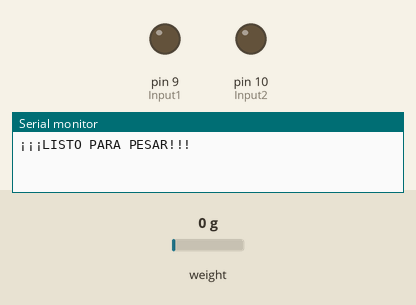
Bench run of a sketch on a simulated Arduino Uno, built with avr-gcc and run on an emulated ATmega328P. Shown: output pins drawn as LEDs (lit = HIGH), the last lines printed to the serial monitor. The inputs (shaded band) are chosen by the test bench; at power-on: weight on the scale 0 g.

Above: at 15.0 s.
At 27.3 s:
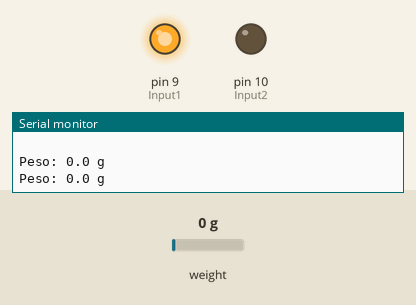
Timing chart, 0 to 28.8 s (numbered marks = the images above):
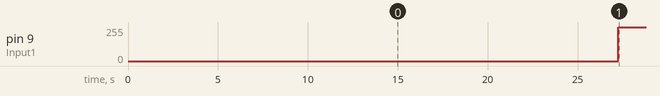

The sketch:

MiniBombaAgua_Instrumentacion.ino
```cpp
/*
   Instrumentación Electrónica _ 2022-02
   Laboratorio N°1
   Profesor: Johann F. Osma
   Asistente: Santiago Tovar Perilla
   Autor: Juliana Noguera Contreras
*/

//Librerias
#include "HX711.h" //Modulo HX711 - Celda de carga

//Variables para la balanza
#define DOUT  A1
#define CLK  A0

//Variables para la mini bomba de agua
int Input1 = 9;    // Control pin 1 for motor 1
int Input2 = 10;     // Control pin 2 for motor 1

//Variables para calibracion de balanza
int Peso_conocido = 20;// en gramos | MODIFIQUE PREVIAMENTE CON EL VALOR DE PESO CONOCIDO!!!

HX711 balanza(DOUT, CLK);

//Variables para mini bomba de agua
int Densidad = 1;// en g/mL | MODIFIQUE PREVIAMENTE CON EL VALOR DE DENSIDAD CORRESPONDIENTE!!!
int Volumen_deseado = 39;// en mL | MODIFIQUE PREVIAMENTE CON EL VALOR DE VOLUMEN DESEADO!!!

int OnOff = 1; // Switch On/Off para la bomba (1 = On | 0 = Off)
int Adelante; // Variable PWM 1
int Atras; // Variable PWM 2
int Detener = map(0, 0, 1023, 0, 255);
int Var = 1022;
float pesoRecipiente = 0;

void setup() {

  // Balanza
  CalibracionBalanza();
  Serial.println(" ");
  Serial.println("¡¡¡LISTO PARA PESAR!!!");
  Serial.println(" ");
  Serial.println(" ");

  // Inicializamos los pines
  pinMode( Input1, OUTPUT);
  pinMode( Input2, OUTPUT);
}


void loop() {

  for (int i = 3; i >= 0; i--)
  {
    MedidaBalanza(); //Medición actual de la Balanza
  }

  if (OnOff == 1) {
    Serial.println(" ");
    Serial.println("¡¡¡LISTO PARA DOSIFICAR!!!");
    Serial.println(" ");
    Serial.println("Coloque el recipiente y no lo retire hasta finalizar");
    Serial.println(" ");
    Serial.println(" ");
    delay(300);

    pesoRecipiente = MedidaBalanza();

    DosificarB(pesoRecipiente); //Dosificación de volumen según Balanza
  }

  MedidaBalanza(); //Medición actual de la Balanza

}

// FUNCIONES

//Función de Calibración de Balanza: Permite calibrar la medida de la balanza según un peso de calibración conocido
void CalibracionBalanza(void)
{
  float Escala;
  float PromMedicion;

  Serial.begin(9600);
  Serial.println("~ CALIBRACIÓN DE LA BALANZA ~");
  Serial.println(" ");
  delay(100);
  Serial.println("No ponga ningun objeto sobre la balanza");
  Serial.println(" ");
  balanza.set_scale(); //Ajusta la escala a su valor por defecto que es 1
  balanza.tare(20);  //El peso actual es considerado "Tara".
  delay(50);
  Serial.print("...Destarando...");
  delay(250);

  Serial.println(" ");
  Serial.println(" ");
  Serial.println("Coloque un peso conocido ");
  delay(250);

  for (int i = 3; i >= 0; i--)
  {
    Serial.print(" ... ");
    Serial.print(i);
    PromMedicion = balanza.get_value(20);//20 mediciones  //Obtiene el promedio de las mediciones analogas según valor ingresado
  }

  Serial.println(" ");
  Serial.println(" ");
  Serial.println("Retire el peso ");
  delay(250);

  for (int i = 3; i >= 0; i--)
  {
    Serial.print(" ... ");
    Serial.print(i);
    delay(1000);
  }

  Escala = PromMedicion / Peso_conocido; // Relación entre el promedio de las mediciones analogas con el peso conocido en gramos
  balanza.set_scale(Escala); // Ajusta la escala correspondiente

  Serial.println(" ");
  Serial.println(" ");
}

//Función de Medición de Balanza: Permite obtener la medida actual en peso (g) de la balanza
float MedidaBalanza(void)
{
  float peso; // variable para el peso actualmente medido en gramos
  float PL1 = 0;
  float PL2 = 0;
  float PL3 = 0;
  float promPL = 0;

  for (int i = 1; i >= 0; i--)
  {
    peso = balanza.get_units(10); // Entrega el peso actualmente medido en gramos
    if (peso < 0) peso = peso * -1;

    PL1 = peso;
    PL2 = PL1;
    PL3 = PL2;

    promPL = (PL1 + PL2 + PL3) / 3;
  }

  Serial.print("Peso: ");
  Serial.print(promPL, 1);
  Serial.println(" g");
  //delay(25);

  return promPL;

}

//Función de DosificarB: Permite entregar un volumen deseado(mL) según la medida actual de peso (g) de la balanza
void DosificarB(float pesoRecipiente)
{
  float pesoLiquido = MedidaBalanza() - pesoRecipiente;// Entrega el peso del liquido actualmente medido en gramos


  while ((Volumen_deseado / Densidad) + 0.5 >= pesoLiquido)
  {
    Adelante = map(Var, 0, 1023, 0, 255);
    analogWrite(Input1, Adelante);

    pesoLiquido = MedidaBalanza() - pesoRecipiente;
  }


  if ((Volumen_deseado / Densidad) + 0.1 <= pesoLiquido)
  {
    OnOff = 0;
    analogWrite(Input1, Detener);
  }
}
```

Measured:
- by itself, pin 9 (Input1): 0/255 → 254/255 at 27.3 s
